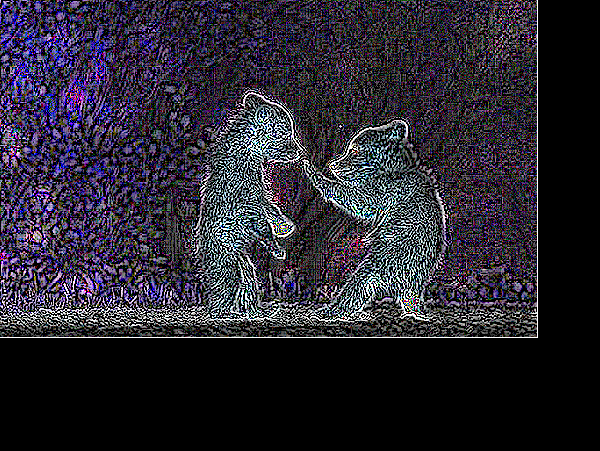
#> input picture Assignment 8/b.png, 600 x 451 px
$ python -i a8.py   (imports and definitions only)
#> lines starting #> are read from the running program, lines starting #| are printed output that depends on the picture
#> further down, picture is the input picture: shape (451, 600, 3); mean B, G, R 48.8, 38.2, 41.2
import numpy as np

# === Deconvolution with gradient descent ===

def dotIm(im1, im2):
  return np.sum(im1*im2)

def applyKernel(im, kernel):
  ''' return Mx, where x is im '''
  return convolve3(im, kernel)

# [4 lines left out: function applyConjugatedKernel, not called in this run]

def computeResidual(kernel, x, y):
  ''' return y-Mx '''
  return y - applyKernel(x, kernel)

# [19 lines left out: functions computeStepSize, deconvGradDescent, computeGradientStepSize, not called in this run]

def computeConjugateDirectionStepSize(old_r, new_r):
  return dotIm(new_r, new_r)/dotIm(old_r, old_r)

# [13 lines left out: function deconvCG, not called in this run]

def laplacianKernel():
  ''' a 3-by-3 array '''
  laplacian_kernel = np.array([[0, -1, 0], [-1, 4, -1], [0, -1, 0]])
  return laplacian_kernel

def applyLaplacian(im):
  ''' return Lx (x is im)'''
  return applyKernel(im, laplacianKernel())

# [4 lines left out: function applyAMatrix, not called in this run]

def applyRegularizedOperator(im, kernel, lamb):
  ''' (A + lambda L )x'''
  return applyAMatrix(im, kernel) + lamb*applyLaplacian(im)

def computeGradientStepSize_reg(grad, p, kernel, lamb):
  alpha = dotIm(grad, grad)/dotIm(p, applyRegularizedOperator(p, kernel, lamb))
  return alpha

# [48 lines left out: functions deconvCG_reg, naiveComposite, Poisson, PoissonCG, not called in this run]


#==== Helpers. Use them as possible. ====

def convolve3(im, kernel):
  from scipy import ndimage
  center=(0,0)
  r=ndimage.filters.convolve(im[:,:,0], kernel, mode='reflect', origin=center)
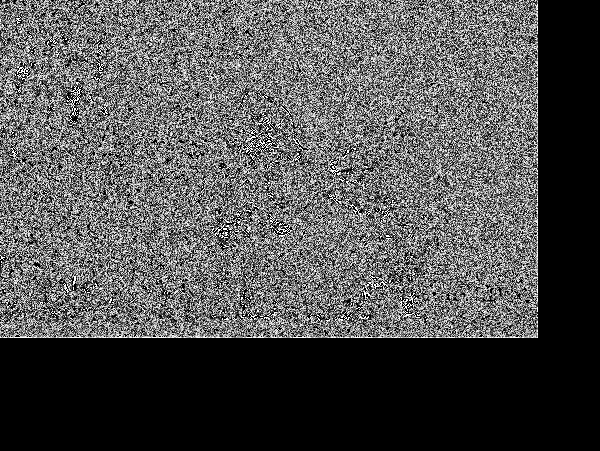
#> r: shape (451, 600); min 0, max 255, mean 81.3
  g=ndimage.filters.convolve(im[:,:,1], kernel, mode='reflect', origin=center)
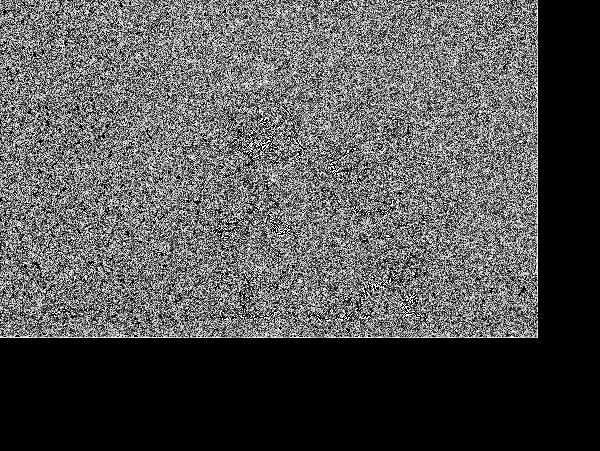
#> g: shape (451, 600); min 0, max 255, mean 83
  b=ndimage.filters.convolve(im[:,:,2], kernel, mode='reflect', origin=center)
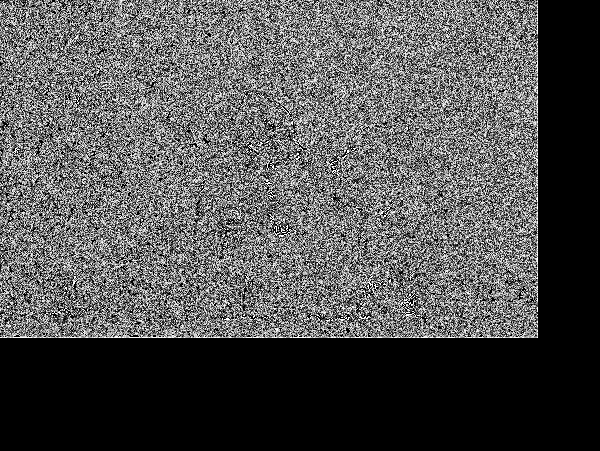
#> b: shape (451, 600); min 0, max 255, mean 82.6
  return (np.dstack([r,g,b]))
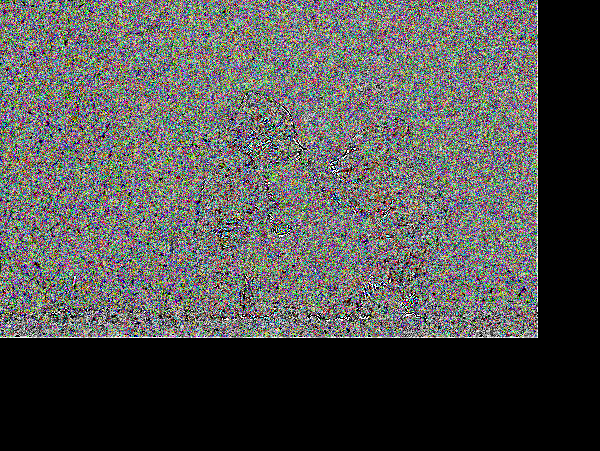
#> returned value: shape (451, 600, 3); mean of channels 0, 1, 2 81.3, 83, 82.6; drawn as B, G, R

# [9 lines left out: functions gauss2D, horiGaussKernel, not called in this run]

>>> import cv2
>>> picture = cv2.imread('b.png')
>>> result = applyLaplacian(picture)

$ run again, on Assignment 8/bears.png
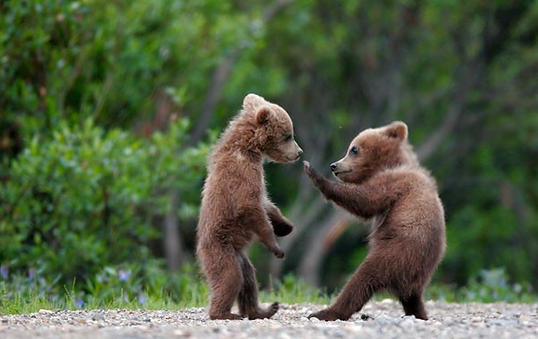
#> input picture Assignment 8/bears.png, 538 x 339 px
#> picture is the input picture: shape (339, 538, 3); mean B, G, R 67.1, 93.8, 81.3
#> in convolve3, `b=ndimage.filters.convolve(im[:,:,2], kernel, mode='reflect', origin=c..`:
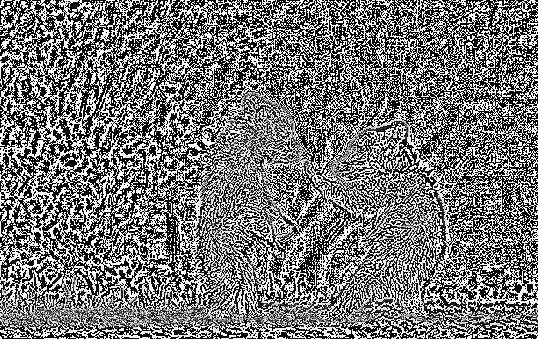
#> b: shape (339, 538); min 0, max 255, mean 118.5
#> in convolve3, `return (np.dstack([r,g,b]))`:
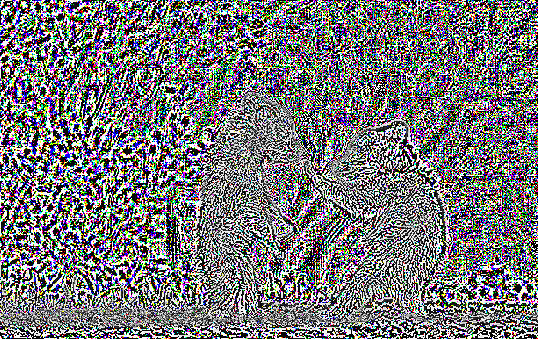
#> returned value: shape (339, 538, 3); mean of channels 0, 1, 2 120.3, 118, 118.5; drawn as B, G, R

$ run again, on Assignment 8/my_bears.png
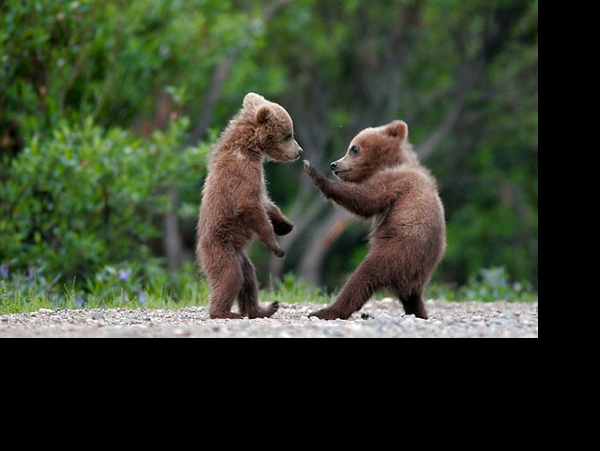
#> input picture Assignment 8/my_bears.png, 600 x 451 px
#> picture is the input picture: shape (451, 600, 3); mean B, G, R 45.2, 63, 54.6
#> in convolve3, `b=ndimage.filters.convolve(im[:,:,2], kernel, mode='reflect', origin=c..`:
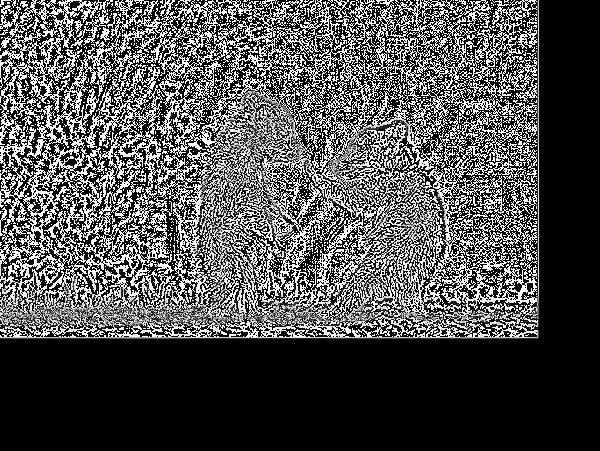
#> b: shape (451, 600); min 0, max 255, mean 80.1
#> in convolve3, `return (np.dstack([r,g,b]))`:
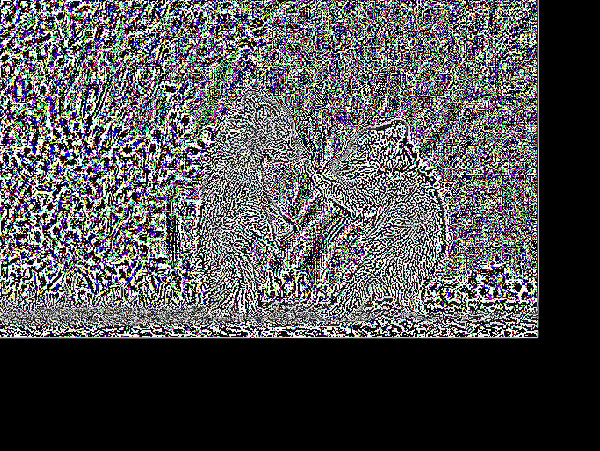
#> returned value: shape (451, 600, 3); mean of channels 0, 1, 2 81.3, 79.8, 80.1; drawn as B, G, R
